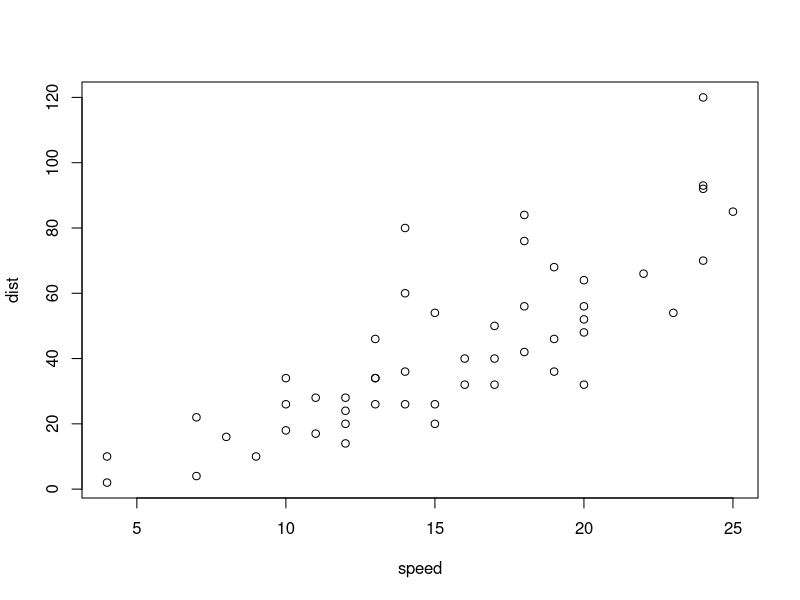
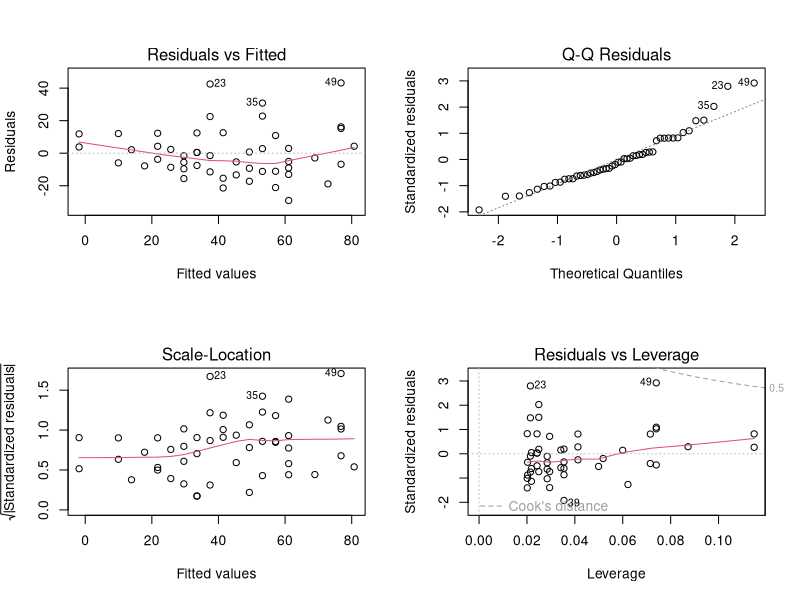
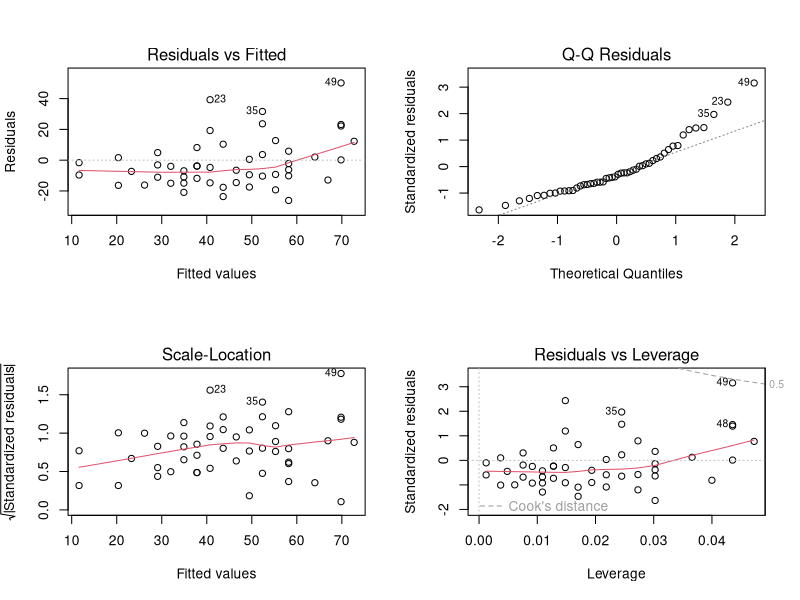

The R script that drew these images, in order:
# Linear Regression through Origin
cars
par(mfrow=c(1,1))
plot(cars)

par(mfrow=c(2,2))

carslm <- lm(dist ~ speed, data=cars)
summary(carslm)
plot(carslm)

# Intercept-free model (in general, not a good practice)
carslm0intercept <- lm(dist~speed+0,data = cars)
summary(carslm0intercept)
plot(carslm0intercept)

# Alternative usage for removing intercept: lm(dist ~ speed -1, data = cars)
carslm0interceptAlt <- lm(dist~speed-1,cars)
summary(carslm0interceptAlt)


